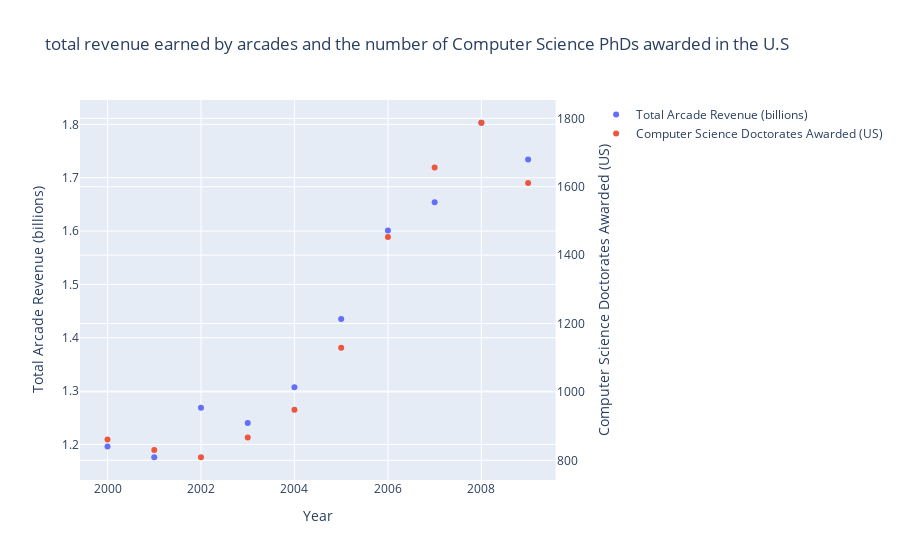

Notebook source saved alongside this figure:
### Code cell
fig = make_subplots(specs=[[{"secondary_y": True}]])


fig.add_trace(
    go.Scatter(x=y, y=x1, mode = "markers", name="Total Arcade Revenue (billions)"),
    secondary_y=False,
)

fig.add_trace(
    go.Scatter(x=y, y=x2, mode = "markers", name="Computer Science Doctorates Awarded (US)"),
     secondary_y=True,
)


fig.update_layout(
    title_text="total revenue earned by arcades and the number of Computer Science PhDs awarded in the U.S"
)


fig.update_xaxes(title_text="Year")


fig.update_yaxes(title_text="Total Arcade Revenue (billions)", secondary_y=False)
fig.update_yaxes(title_text="Computer Science Doctorates Awarded (US)", secondary_y=True)

fig.show()

### Figure 1 — Plotly figure (JSON) as saved in the notebook; plotly's stock layout.template omitted (floating-point values rounded to 4 significant figures)
{"data": [{"mode": "markers", "name": "Total Arcade Revenue (billions)", "type": "scatter", "x": [2000, 2001, 2002, 2003, 2004, 2005, 2006, 2007, 2008, 2009], "xaxis": "x", "y": [1.196, 1.176, 1.269, 1.24, 1.307, 1.435, 1.601, 1.654, 1.803, 1.734], "yaxis": "y"}, {"mode": "markers", "name": "Computer Science Doctorates Awarded (US)", "type": "scatter", "x": [2000, 2001, 2002, 2003, 2004, 2005, 2006, 2007, 2008, 2009], "xaxis": "x", "y": [861, 830, 809, 867, 948, 1129, 1453, 1656, 1787, 1611], "yaxis": "y2"}], "layout": {"title": {"text": "total revenue earned by arcades and the number of Computer Science PhDs awarded in the U.S"}, "xaxis": {"anchor": "y", "domain": [0, 0.94], "title": {"text": "Year"}}, "yaxis": {"anchor": "x", "domain": [0, 1], "title": {"text": "Total Arcade Revenue (billions)"}}, "yaxis2": {"anchor": "x", "overlaying": "y", "side": "right", "title": {"text": "Computer Science Doctorates Awarded (US)"}}}}
